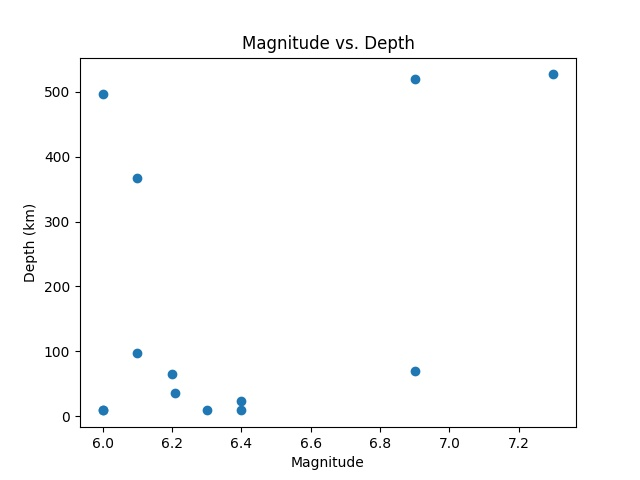

Here is the Python script that generated this plot:
import matplotlib.pyplot
import math



get_data("quiz5_1.csv")         # You need to modify this line of code!!
matplotlib.pyplot.title("Magnitude vs. Depth")
matplotlib.pyplot.scatter(mags, depths)
matplotlib.pyplot.ylabel("Depth (km)")
matplotlib.pyplot.xlabel("Magnitude")
for i in range(len(loc)):
    print("{}: {}".format(mags[i], loc[i]))

rms = rootmeansquare(mags)
print("Root Mean Square of Magnitude (>=6.0): {:.2f}".format(rms))

matplotlib.pyplot.show()

# Expected Output:
#6.0: "7 km NNW of Thrapsann
#6.1: "241 km NNW of Nanao
#7.3: Vanuatu region
#6.0: Mid-Indian Ridge
#6.3: South Sandwich Islands region
#6.9: Vanuatu region
#6.21: "Hawaii region
#6.9: "114 km E of Chignik
#6.4: "0 km SSE of Palekastro
#6.4: Solomon Islands
#6.1: "67 km WNW of Sola
#6.0: south of the Fiji Islands
#6.2: "21 km SSE of Yilan
#Root Mean Square of Magnitude (>=6.0): 6.38
